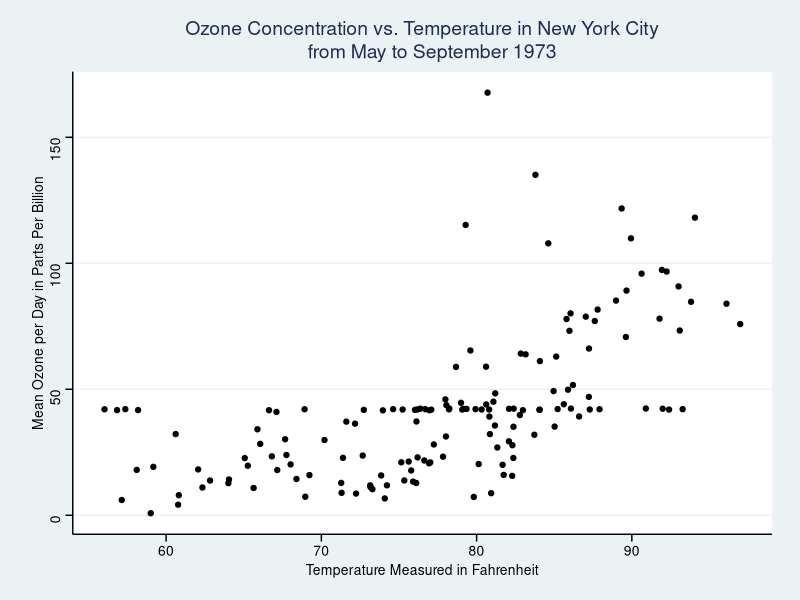
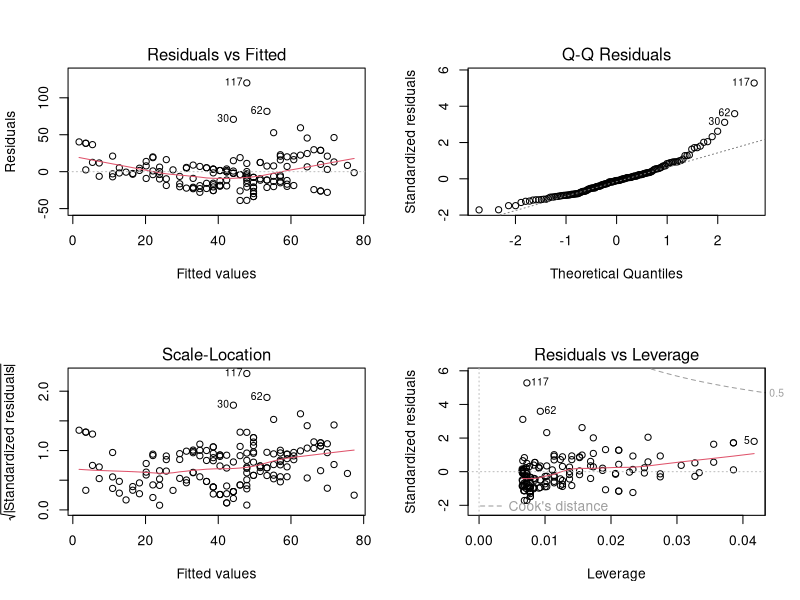
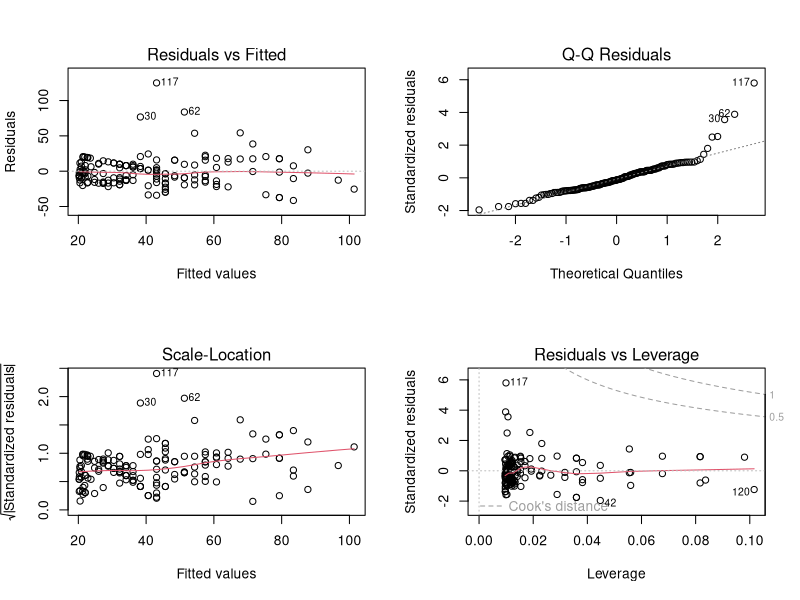
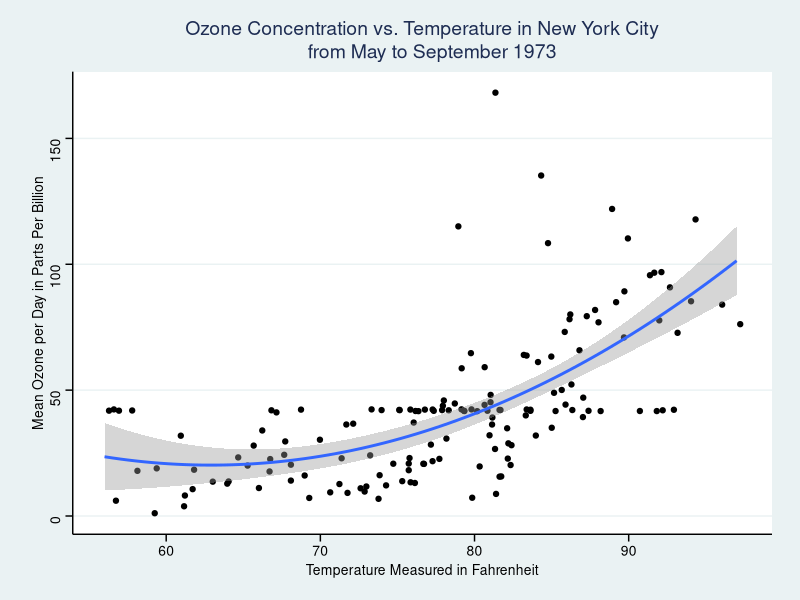
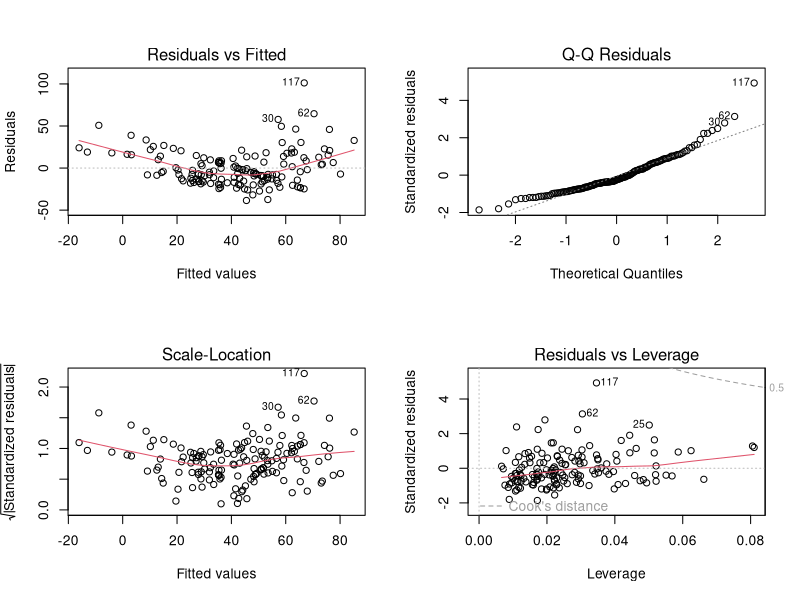
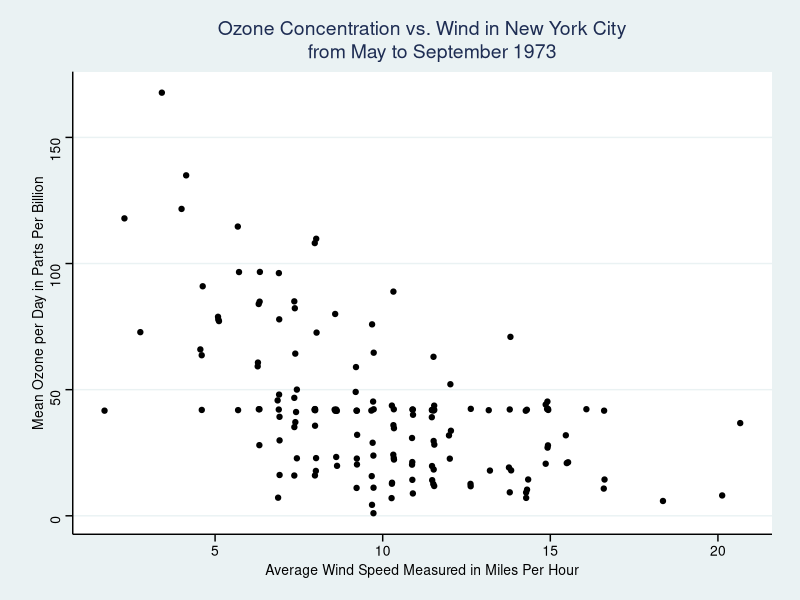
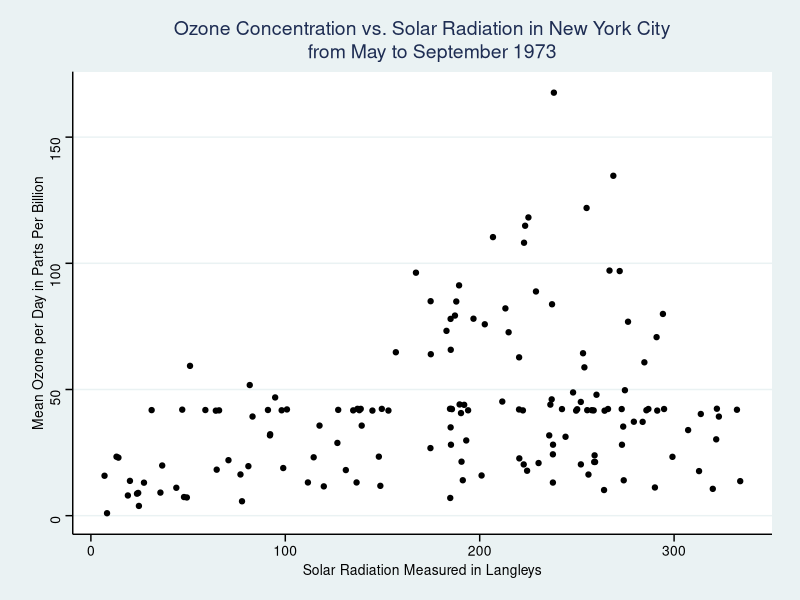
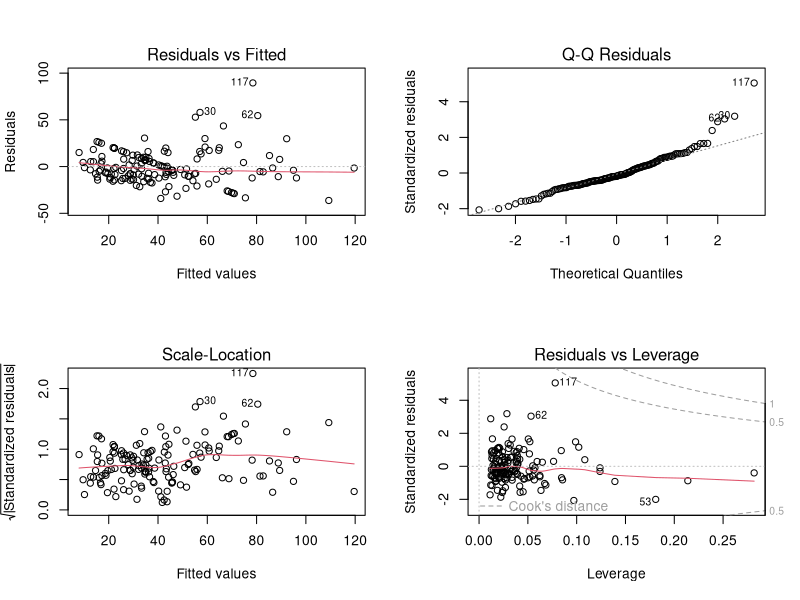

Write the R code that produced these figures, in order.
## ---- chunk 1
suppressPackageStartupMessages({
library(tidyverse)
library(broom)
library(car)
library(ggthemes)
  })
## ---- chunk 2
data("airquality")
## ---- chunk 3
str(airquality)
## ---- chunk 4
airquality %>% 
  dplyr::select(Ozone, Solar.R, Wind, Temp) %>% 
  map_df(.f = ~broom::tidy(summary(.x)),
         .id = "variable")
## ---- chunk 5
airquality_mi <- airquality %>% 
  mutate(
    ozone_mi = as.integer(if_else(is.na(Ozone), 
                            mean(Ozone, na.rm = TRUE), 
                            Ozone)),
    solar_mi = as.integer(if_else(is.na(Solar.R), 
                            mean(Solar.R, na.rm = TRUE), 
                            Solar.R))
  ) %>% 
  select(-1, -2)
## ---- chunk 6
names(airquality_mi)[1:6] <- tolower(names(airquality_mi)[1:6])

airquality_mi <- airquality_mi %>%
  select(month, day, wind, temp, ozone_mi, solar_mi)

as_tibble(airquality_mi)
## ---- chunk 7
ggplot(data = airquality_mi, aes(x = temp, y = ozone_mi)) +
  geom_jitter() +
  labs(
    x = "Temperature Measured in Fahrenheit",
    y = "Mean Ozone per Day in Parts Per Billion",
    title = "Ozone Concentration vs. Temperature in New York City
    from May to September 1973"
  ) +
  theme_stata() +
  theme(plot.title = element_text(hjust = 0.5))
## ---- chunk 8
aq.simple <- lm(ozone_mi ~ temp, data = airquality_mi)
summary(aq.simple)
## ---- chunk 9
par(mfrow = c(2, 2))
plot(aq.simple)
## ---- chunk 10
aq.simple.trans <- lm(ozone_mi ~ temp + I(temp^2), data = airquality_mi)
summary(aq.simple.trans)
## ---- chunk 11
par(mfrow = c(2, 2))
plot(aq.simple.trans)
## ---- chunk 12
ggplot(data = airquality_mi, aes(x = temp, y = ozone_mi)) +
  geom_jitter() +
  stat_smooth(method = "lm",
              formula = y ~ poly(x, 2, raw = TRUE)) +
  labs(
    x = "Temperature Measured in Fahrenheit",
    y = "Mean Ozone per Day in Parts Per Billion",
    title = "Ozone Concentration vs. Temperature in New York City
    from May to September 1973"
  ) +
  theme_stata() +
  theme(plot.title = element_text(hjust = 0.5))
## ---- chunk 13
aq.mv <- lm(ozone_mi ~ temp + wind + solar_mi, data = airquality_mi)
summary(aq.mv)
## ---- chunk 14
vif(aq.mv)
## ---- chunk 15
par(mfrow = c(2, 2))
plot(aq.mv)
## ---- chunk 16
ggplot(data = airquality_mi, aes(x = wind, y = ozone_mi)) +
  geom_jitter() +
  labs(
    x = "Average Wind Speed Measured in Miles Per Hour",
    y = "Mean Ozone per Day in Parts Per Billion",
    title = "Ozone Concentration vs. Wind in New York City
    from May to September 1973"
  ) +
  theme_stata() +
  theme(plot.title = element_text(hjust = 0.5))
## ---- chunk 17
ggplot(data = airquality_mi, aes(x = solar_mi, y = ozone_mi)) +
  geom_jitter() +
  labs(
    x = "Solar Radiation Measured in Langleys",
    y = "Mean Ozone per Day in Parts Per Billion",
    title = "Ozone Concentration vs. Solar Radiation in New York City
    from May to September 1973"
  ) +
  theme_stata() +
  theme(plot.title = element_text(hjust = 0.5))
## ---- chunk 18
aq.mv.trans <- lm(ozone_mi ~ temp + I(temp^2) + wind + I(wind^2) + solar_mi, data = airquality_mi)
summary(aq.mv.trans)
## ---- chunk 19
par(mfrow = c(2, 2))
plot(aq.mv.trans)
## ---- chunk 20
new_data_point <- data.frame(
  solar_mi = c(250, 120, 320),
  temp = c(63, 74, 82),
  wind = c(10.2, 9.5, 7.0)
)
 
predict(
  aq.mv.trans,
  new_data_point,
  interval = "confidence"
)
